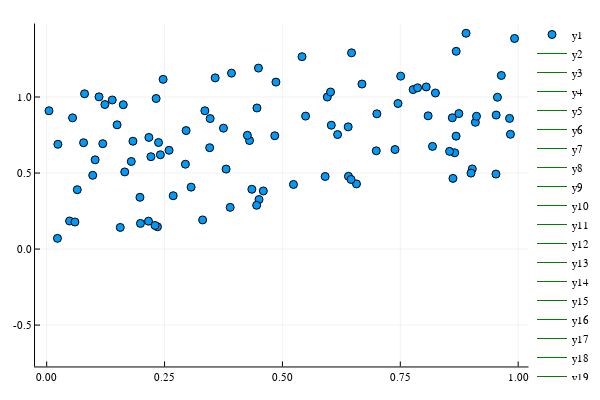

Here is the notebook cell this chart was saved with:
### Markdown cell above
## Results

Now, we plot the final results to see how good the model is.

### Code cell
plot(X,Y, seriestype = :scatter)
plot!(Xd, pred_0, lc = :green)
plot!(Xd, pred_1)
